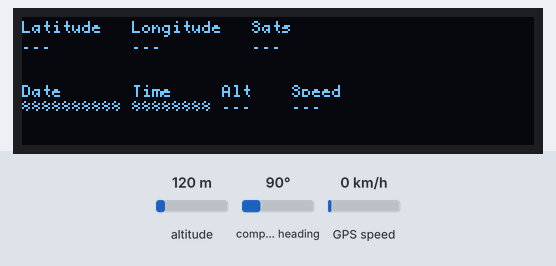
Bench run of a sketch on a simulated Arduino Mega 2560, built with avr-gcc and run on an emulated ATmega2560. Shown: 256×64 one-colour display. The inputs (shaded band) are chosen by the test bench; at power-on: altitude 120 m, GPS speed 0 km/h, compass heading 90°. The GPS gets a fix after 3 s at 37.7749, -122.4194 with 8 satellites; what the sketch prints to the serial monitor is not drawn.

Above: at 1.3 s.
1.4 s: altitude set to 107 m
At 4.3 s:
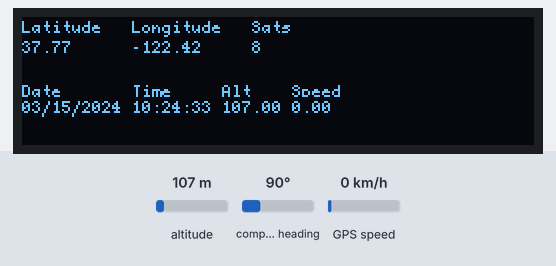
4.4 s: altitude set to 95 m
At 7.1 s:
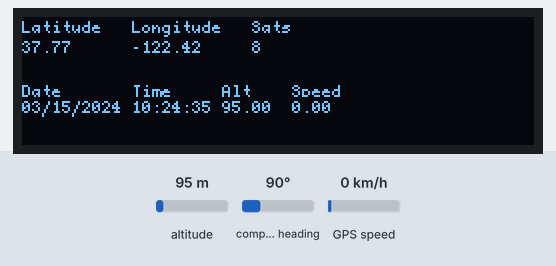
7.4 s: GPS speed set to 8 km/h
10.4 s: GPS speed set to 11 km/h
At 13.1 s:
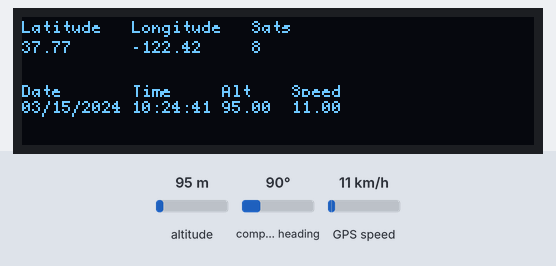
13.4 s: altitude set to 250 m
At 15.4 s:
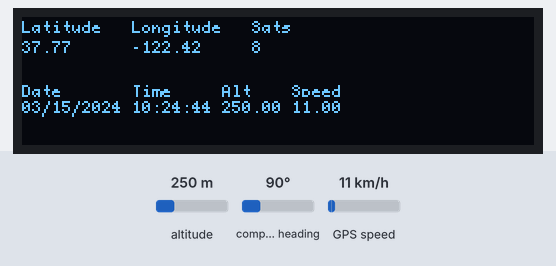
16.4 s: GPS speed set to 2 km/h
At 19.4 s:
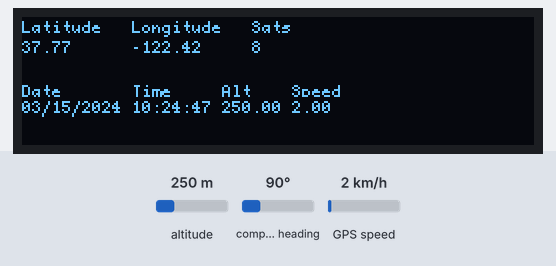
Timing chart, 0 to 20.4 s (numbered marks = the images above; inputs shaded):
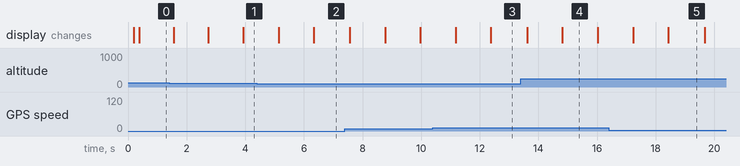

The sketch:

gpswzoled.ino
```cpp
#include <Arduino.h>
#include <U8g2lib.h>
#include <TinyGPS++.h>
#include <SPI.h>

#define ss Serial2
static const uint32_t GPSBaud = 9600;
TinyGPSPlus gps;

U8G2_SSD1322_NHD_256X64_F_4W_HW_SPI u8g2(U8G2_R0, /* cs=*/39, /* dc=*/2, /* reset=*/3); // Enable U8G2_16BIT in u8g2.h

void setup(void)
{
  u8g2.begin();
  Serial.begin(115200);
  ss.begin(GPSBaud);

  Serial.println(F("FullExample.ino"));
  Serial.println(F("An extensive example of many interesting TinyGPS++ features"));
  Serial.print(F("Testing TinyGPS++ library v. "));
  Serial.println(TinyGPSPlus::libraryVersion());
  Serial.println(F("by Mikal Hart"));
  Serial.println();
  Serial.println(F("Sats HDOP  Latitude   Longitude   Fix  Date       Time     Date Alt    Course Speed Card  Distance Course Card  Chars Sentences Checksum"));
  Serial.println(F("           (deg)      (deg)       Age                      Age  (m)    --- from GPS ----  ---- to London  ----  RX    RX        Fail"));
  Serial.println(F("----------------------------------------------------------------------------------------------------------------------------------------"));

  u8g2.setFont(u8g2_font_profont10_mf);                    // choose a suitable font
  u8g2.clearBuffer();                                      // clear the internal memory
  u8g2.drawStr(0, 10, "Latitude   Longitude   Fix  ");     // write something to the internal memory
  u8g2.drawStr(0, 40, "Date       Time     Alt    Speed"); // write something to the internal memory
  u8g2.sendBuffer();                                       // transfer internal memory to the display
}

void loop(void)
{
  static const double LONDON_LAT = 51.508131, LONDON_LON = -0.128002;

  u8g2.clearBuffer();                                  // clear the internal memory
  u8g2.drawStr(0, 8, "Latitude   Longitude   Sats  "); // write something to the internal memory
  if (gps.location.isValid())
  {
    u8g2.setCursor(0, 18);
    u8g2.print(gps.location.lat());
    u8g2.setCursor(55, 18);
    u8g2.print(gps.location.lng());
    u8g2.setCursor(115, 18);
    u8g2.print(gps.satellites.value());
  }
  else
  {
    u8g2.setCursor(0, 18);
    u8g2.print("---");
    u8g2.setCursor(55, 18);
    u8g2.print("---");
    u8g2.setCursor(115, 18);
    u8g2.print("---");
  }

  u8g2.drawStr(0, 40, "Date       Time     Alt    Speed"); // write something to the internal memory
  u8g2.setCursor(0, 48);
  oledPrintDateTime(gps.date, gps.time);

  if (gps.location.isValid())
  {
    u8g2.setCursor(100, 48);
    u8g2.print(gps.altitude.meters());
    u8g2.setCursor(135, 48);
    u8g2.print(gps.speed.kmph());
  }
  else
  {
    u8g2.setCursor(100, 48);
    u8g2.print("---");
    u8g2.setCursor(135, 48);
    u8g2.print("---");
  }

  u8g2.sendBuffer(); // transfer internal memory to the display

  printInt(gps.satellites.value(), gps.satellites.isValid(), 5);
  printFloat(gps.hdop.hdop(), gps.hdop.isValid(), 6, 1);
  printFloat(gps.location.lat(), gps.location.isValid(), 11, 6);
  printFloat(gps.location.lng(), gps.location.isValid(), 12, 6);
  printInt(gps.location.age(), gps.location.isValid(), 5);
  printDateTime(gps.date, gps.time);
  printFloat(gps.altitude.meters(), gps.altitude.isValid(), 7, 2);
  printFloat(gps.course.deg(), gps.course.isValid(), 7, 2);
  printFloat(gps.speed.kmph(), gps.speed.isValid(), 6, 2);
  printStr(gps.course.isValid() ? TinyGPSPlus::cardinal(gps.course.deg()) : "*** ", 6);

  unsigned long distanceKmToLondon =
      (unsigned long)TinyGPSPlus::distanceBetween(
          gps.location.lat(),
          gps.location.lng(),
          LONDON_LAT,
          LONDON_LON) /
      1000;
  printInt(distanceKmToLondon, gps.location.isValid(), 9);

  double courseToLondon =
      TinyGPSPlus::courseTo(
          gps.location.lat(),
          gps.location.lng(),
          LONDON_LAT,
          LONDON_LON);

  printFloat(courseToLondon, gps.location.isValid(), 7, 2);

  const char *cardinalToLondon = TinyGPSPlus::cardinal(courseToLondon);

  printStr(gps.location.isValid() ? cardinalToLondon : "*** ", 6);

  printInt(gps.charsProcessed(), true, 6);
  printInt(gps.sentencesWithFix(), true, 10);
  printInt(gps.failedChecksum(), true, 9);
  Serial.println();

  smartDelay(1000);

  if (millis() > 5000 && gps.charsProcessed() < 10)
    Serial.println(F("No GPS data received: check wiring"));
}

// This custom version of delay() ensures that the gps object
// is being "fed".
static void smartDelay(unsigned long ms)
{
  unsigned long start = millis();
  do
  {
    while (ss.available())
      gps.encode(ss.read());
  } while (millis() - start < ms);
}

static void printFloat(float val, bool valid, int len, int prec)
{
  if (!valid)
  {
    while (len-- > 1)
      Serial.print('*');
    Serial.print(' ');
  }
  else
  {
    Serial.print(val, prec);
    int vi = abs((int)val);
    int flen = prec + (val < 0.0 ? 2 : 1); // . and -
    flen += vi >= 1000 ? 4 : vi >= 100 ? 3 : vi >= 10 ? 2 : 1;
    for (int i = flen; i < len; ++i)
      Serial.print(' ');
  }
  smartDelay(0);
}

static void printInt(unsigned long val, bool valid, int len)
{
  char sz[32] = "*****************";
  if (valid)
    sprintf(sz, "%ld", val);
  sz[len] = 0;
  for (int i = strlen(sz); i < len; ++i)
    sz[i] = ' ';
  if (len > 0)
    sz[len - 1] = ' ';
  Serial.print(sz);
  smartDelay(0);
}

static void printDateTime(TinyGPSDate &d, TinyGPSTime &t)
{
  if (!d.isValid())
  {
    Serial.print(F("********** "));
  }
  else
  {
    char sz[32];
    sprintf(sz, "%02d/%02d/%02d ", d.month(), d.day(), d.year());
    Serial.print(sz);
  }

  if (!t.isValid())
  {
    Serial.print(F("******** "));
  }
  else
  {
    char sz[32];
    sprintf(sz, "%02d:%02d:%02d ", t.hour(), t.minute(), t.second());
    Serial.print(sz);
  }

  printInt(d.age(), d.isValid(), 5);
  smartDelay(0);
}

static void printStr(const char *str, int len)
{
  int slen = strlen(str);
  for (int i = 0; i < len; ++i)
    Serial.print(i < slen ? str[i] : ' ');
  smartDelay(0);
}

static void oledPrintDateTime(TinyGPSDate &d, TinyGPSTime &t)
{
  if (!d.isValid())
  {
    u8g2.print(F("********** "));
  }
  else
  {
    char sz[32];
    sprintf(sz, "%02d/%02d/%02d ", d.month(), d.day(), d.year());
    u8g2.print(sz);
  }

  if (!t.isValid())
  {
    u8g2.print(F("******** "));
  }
  else
  {
    char sz[32];
    sprintf(sz, "%02d:%02d:%02d ", t.hour(), t.minute(), t.second());
    u8g2.print(sz);
  }

  printInt(d.age(), d.isValid(), 5);
  smartDelay(0);
}
```
